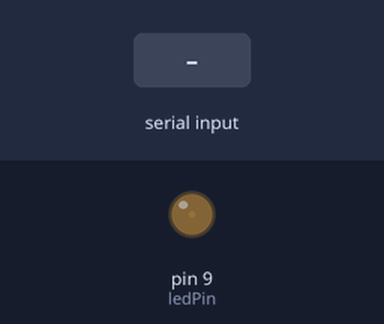
A sketch run on a simulated Arduino Uno, built with avr-gcc and run on an emulated ATmega328P. Shown: output pins drawn as LEDs (lit = HIGH). The inputs (shaded band) are chosen by the test bench.

Above: at 1.2 s.
1.3 s: "1" received over Serial
At 2.08 s:
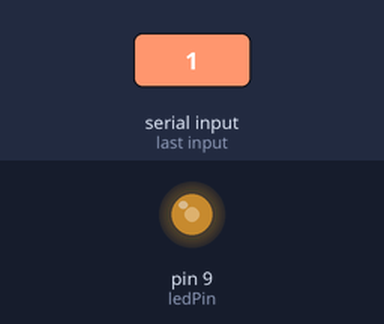
At 3.4 s:
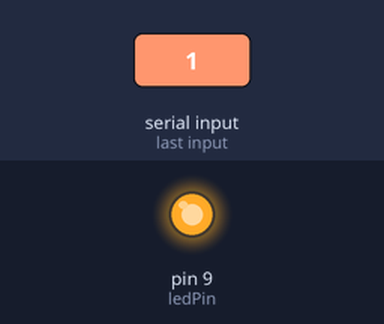
Timing chart, 0 to 8.8 s (numbered marks = the images above; inputs shaded):
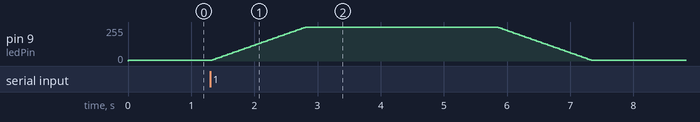

Measured:
- after the input at 1.3 s, pin 9 (ledPin): rises from 5/255 to 255/255 in 1.5 s, then falls to 5/255 in 4.5 s

The sketch:

louvre_final.ino
```cpp
const int ledPin = 9; // Define the LED pin
int brightness = 5; // Initial brightness level
int fadeAmount = 5; // Amount to fade the LED by

void setup() {
  pinMode(ledPin, OUTPUT); // Set the LED pin as an output
  Serial.begin(9600); // Initialize serial communication
}

void loop() {
  // Check if data is available from serial port
  if (Serial.available() > 0) {
    // Read the incoming byte
    char receivedChar = Serial.read();
    // If '1' is received, increase brightness gradually
    if (receivedChar == '1') {
      for (int i = brightness; i <= 255; i += fadeAmount) {
        analogWrite(ledPin, i); // Set the LED brightness
        delay(30); // Wait a little before next step
      }
      delay(3000); // Wait for 3 seconds
      // Gradually decrease brightness back to 50
      for (int i = 255; i >= brightness; i -= fadeAmount) {
        analogWrite(ledPin, i); // Set the LED brightness
        delay(30); // Wait a little before next step
      }
    }
  }
  // If '1' is not received, keep the LED at dim level 50
  analogWrite(ledPin, brightness);
}
```
